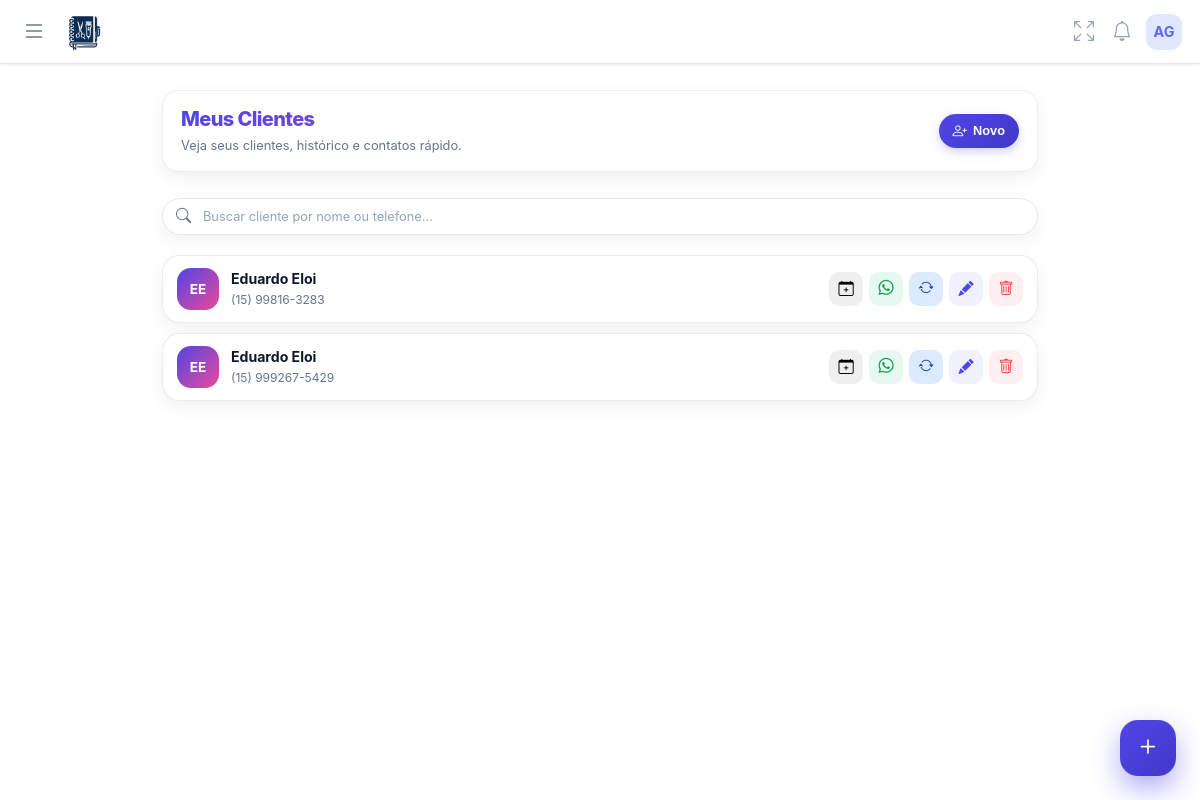
The app's page /pages/clientes/clientes.php (signed in) with its own data.
### tables this page shows
CREATE TABLE usuarios (
        id INTEGER PRIMARY KEY AUTOINCREMENT,
        nome TEXT, email TEXT, telefone TEXT, foto TEXT, biografia TEXT,
        cep TEXT, endereco TEXT, numero TEXT, bairro TEXT, cidade TEXT, estado TEXT,
        criado_em DATETIME DEFAULT CURRENT_TIMESTAMP
    , senha TEXT, estabelecimento TEXT, cor_tema TEXT DEFAULT '#4f46e5', ultimo_login DATETIME, ativo INTEGER DEFAULT 1, data_expiracao DATE, is_vitalicio INTEGER DEFAULT 0, quem_indicou TEXT, valor_mensalidade REAL DEFAULT 19.90, indicado_por TEXT, valor_mensal REAL DEFAULT 19.90, token_recuperacao TEXT, token_validade DATETIME, tipo_estabelecimento TEXT DEFAULT 'Salão de Beleza', instagram TEXT, cpf TEXT, lembrete_email_ativo INTEGER DEFAULT 0, lembrete_email_tempo INTEGER DEFAULT 4, lembrete_email_unidade TEXT DEFAULT 'horas', lembrete_email_cliente INTEGER DEFAULT 1, lembrete_email_confirmar INTEGER DEFAULT 0, lembrete_email_outro TEXT, lembrete_email_copia INTEGER DEFAULT 0, agendamento_min_antecedencia INTEGER DEFAULT 4, agendamento_min_unidade TEXT DEFAULT 'horas', receber_email_diario INTEGER DEFAULT 0, is_teste INTEGER DEFAULT 0);

CREATE TABLE clientes (
        id INTEGER PRIMARY KEY AUTOINCREMENT,
        user_id INTEGER NOT NULL,
        nome TEXT NOT NULL,
        telefone TEXT,
        email TEXT,
        data_nascimento DATE,
        observacoes TEXT, 
        criado_em DATETIME DEFAULT CURRENT_TIMESTAMP
    , cpf TEXT);

### pages/clientes/clientes.php (the view, shortened to what this page needs)
<?php
$userId = $_SESSION['user_id'];
$stmt = $pdo->prepare("SELECT * FROM clientes WHERE user_id = ? ORDER BY nome ASC");
$stmt->execute([$userId]);
$clientes = $stmt->fetchAll();
$sqlApps = "
    SELECT
        a.id, a.cliente_id, a.servico, a.data_agendamento, a.horario, a.valor, a.status,
        s.preco as preco_tabela
    FROM agendamentos a
    LEFT JOIN servicos s
           ON a.servico = s.nome
          AND a.user_id = s.user_id
    WHERE a.user_id = ?
    ORDER BY a.data_agendamento DESC, a.horario DESC
";
$stmtApps = $pdo->prepare($sqlApps);
$stmtApps->execute([$userId]);
$todosAgendamentos = $stmtApps->fetchAll();
$historicoPorCliente = [];
foreach ($todosAgendamentos as $ag) {
    if (!empty($ag['cliente_id'])) {
        $historicoPorCliente[$ag['cliente_id']][] = $ag;
    }
}
function getInitials($name) {
    $words = explode(" ", $name);
    $acronym = "";
    foreach ($words as $w) {
        $acronym .= mb_substr($w, 0, 1);
    }
    return mb_substr(strtoupper($acronym), 0, 2);
}
include '../../includes/header.php';
include '../../includes/menu.php';
?>
<main class="main-content">
    <div class="page-header">
        <div class="page-title-wrap">
            <h1 class="page-title">Meus Clientes</h1>
            <p class="page-subtitle">Veja seus clientes, histórico e contatos rápido.</p>
        </div>
        <div class="page-actions">
            <button class="btn-chip" onclick="abrirModalCreate()">
                <i class="bi bi-person-plus"></i>
                Novo
            </button>
        </div>
    </div>
    <div class="search-wrapper">
        <div class="search-box">
            <i class="bi bi-search search-icon"></i>
            <input type="text" id="searchInput" class="search-input" placeholder="Buscar cliente por nome ou telefone..." onkeyup="filtrarClientes()">
        </div>
    </div>
    <div class="client-list" id="clientList">
        <?php if(count($clientes) > 0): ?>
            <?php foreach ($clientes as $c):
                $meuHistorico  = $historicoPorCliente[$c['id']] ?? [];
                $jsonHistorico = htmlspecialchars(json_encode($meuHistorico), ENT_QUOTES, 'UTF-8');
                $jsonCliente   = htmlspecialchars(json_encode($c), ENT_QUOTES, 'UTF-8');
            ?>
                <div class="client-card"
                     data-nome="<?php echo strtolower($c['nome']); ?>"
                     data-tel="<?php echo str_replace(['(',')','-',' '], '', $c['telefone'] ?? ''); ?>"
                     onclick="abrirModalView(<?php echo $jsonCliente; ?>, <?php echo $jsonHistorico; ?>)">
                    <div class="avatar">
                        <?php echo getInitials($c['nome']); ?>
                    </div>
                    <div class="info">
                        <div class="name"><?php echo htmlspecialchars($c['nome']); ?></div>
                        <div class="meta">
                            <?php if(!empty($c['telefone'])): ?>
                                <span><?php echo htmlspecialchars($c['telefone']); ?></span>
                            <?php else: ?>
                                <span style="opacity:0.5;">Sem telefone</span>
                            <?php endif; ?>
                        </div>
                    </div>
                    <div class="actions">
                           <button class="btn-icon btn-agendar" title="Agendar serviço" onclick="event.stopPropagation(); abrirModalAgendar(<?php echo $jsonCliente; ?>)">
                               <i class="bi bi-calendar-plus"></i>
                           </button>
                        <?php if(!empty($c['telefone'])):
                            $num = preg_replace('/[^0-9]/', '', $c['telefone']);
                        ?>
                            <a href="https://wa.me/55<?php echo $num; ?>" target="_blank" class="btn-icon btn-whats" onclick="event.stopPropagation()">
                                <i class="bi bi-whatsapp"></i>
                            </a>
                        <?php endif; ?>
                        <?php
                        $recorrenciasUrl = $isProd ? '/recorrencias' : 'recorrencias.php';
                        ?>
                        <a href="<?php echo $recorrenciasUrl; ?>?cliente_id=<?php echo $c['id']; ?>" class="btn-icon" style="background:#dbeafe; color:#1e40af;" onclick="event.stopPropagation()" title="Agendamentos Recorrentes">
                            <i class="bi bi-arrow-repeat"></i>
                        </a>
                        <button class="btn-icon btn-edit" onclick="event.stopPropagation(); abrirModalEdit(<?php echo $jsonCliente; ?>)">
                            <i class="bi bi-pencil-fill"></i>
                        </button>
                        <button class="btn-icon btn-del" onclick="event.stopPropagation(); abrirModalDelete(<?php echo $c['id']; ?>, '<?php echo $c['nome']; ?>')">
                            <i class="bi bi-trash"></i>
                        </button>
                    </div>
                </div>
            <?php endforeach; ?>
        <?php endif; ?>
    </div>
</main>
<button class="fab-add" onclick="abrirModalCreate()">
    <i class="bi bi-plus"></i>
</button>

### includes/menu.php (shortened to what this page needs)
<?php
$isProd = isset($_SERVER['HTTP_HOST']) && $_SERVER['HTTP_HOST'] === 'salao.develoi.com';
$iniciais  = 'V';
if (isset($pdo) && isset($_SESSION['user_id'])) {
    $stmtUser = $pdo->prepare("SELECT nome, email FROM usuarios WHERE id = ? LIMIT 1");
    $stmtUser->execute([$_SESSION['user_id']]);
    $dadoUsuario = $stmtUser->fetch(PDO::FETCH_ASSOC);
    if ($dadoUsuario && !empty($dadoUsuario['nome'])) {
        $userName = $dadoUsuario['nome'];
        $partesNome = explode(' ', trim($userName));
        $primeiraLetra = mb_substr($partesNome[0], 0, 1);
        $ultimaLetra   = '';
        if (count($partesNome) > 1) {
            $ultimoNome  = end($partesNome);
            $ultimaLetra = mb_substr($ultimoNome, 0, 1);
        }
        $iniciais = strtoupper($primeiraLetra . $ultimaLetra);
    }
}
?>
<link rel="stylesheet" href="https://cdn.jsdelivr.net/npm/bootstrap-icons@1.11.3/font/bootstrap-icons.min.css">
<nav class="app-navbar">
    <div style="display:flex; align-items:center; gap:12px;">
        <button class="menu-btn" id="openMenuBtn" type="button">
            <i class="bi bi-list"></i>
        </button>
        <?php
        if ($isProd) {
            $logoUrl = 'https://salao.develoi.com/img/logo-azul.png';
            $dashboardUrl = '/dashboard';
        } else {
            $host = $_SERVER['HTTP_HOST'];
            $logoUrl = "http://{$host}/karen_site/controle-salao/img/logo-azul.png";
            $dashboardUrl = '/karen_site/controle-salao/pages/dashboard.php';
        }
        ?>
        <a href="<?php echo $dashboardUrl; ?>" class="brand-logo">
            <img src="<?php echo $logoUrl; ?>"
                 alt="Logo Salão Develoi"
                 style="height:38px; width:auto; display:inline-block; vertical-align:middle;">
        </a>
    </div>
    <div style="display:flex; align-items:center; gap:10px;">
        <button class="icon-btn" id="fullscreenBtn" type="button" aria-label="Tela cheia">
            <i class="bi bi-arrows-fullscreen" id="fullscreenIcon"></i>
        </button>
        <div style="position:relative;">
            <button class="icon-btn" id="notificBtn" type="button" aria-label="Notificações" style="position:relative;">
                <i class="bi bi-bell"></i>
            </button>
        </div>
        <div style="position:relative;">
            <div class="navbar-avatar" id="userAvatarBtn">
                <?php echo $iniciais; ?>
            </div>
        </div>
    </div>
</nav>

### includes/header.php (style rules this page uses)
:root { --primary: #6366f1; --primary-hover: #4f46e5; --bg-body: #f1f5f9; --text-dark: #1e293b; --text-gray: #64748b; --white: #ffffff; --danger: #ef4444; --success: #22c55e; --radius: 16px; --shadow: 0 4px 6px -1px rgba(0, 0, 0, 0.05), 0 2px 4px -1px rgba(0, 0, 0, 0.03); }
body { margin: 0; padding: 0; font-family: 'Inter', sans-serif; background-color: var(--bg-body); color: var(--text-dark); -webkit-font-smoothing: antialiased; }
.main-content { max-width: 1200px; margin: 0 auto; padding: 20px; padding-top: 30px; }

### includes/menu.php (style rules this page uses)
:root { --primary: #6366f1; --primary-dark: #4f46e5; --sidebar-bg: #0f172a; --sidebar-width: 280px; --text-sidebar: #cbd5e1; --bg-body: #f3f4f6; }
body { margin: 0; font-family: 'Plus Jakarta Sans', sans-serif; background-color: var(--bg-body); padding-top: 70px; }
.app-navbar { background: rgba(255, 255, 255, 0.94); backdrop-filter: blur(10px); height: 64px; position: fixed; top: 0; left: 0; width: 100%; display: flex; align-items: center; justify-content: space-between; padding: 0 18px; box-shadow: 0 1px 2px rgba(15, 23, 42, 0.08); z-index: 1000; box-sizing: border-box; border-bottom: 1px solid #e2e8f0; }
.brand-logo { font-weight: 700; font-size: 1.12rem; color: #1e293b; display: flex; align-items: center; gap: 10px; text-decoration: none; letter-spacing: -0.4px; }
.menu-btn { background: none; border: none; font-size: 1.5rem; color: #64748b; cursor: pointer; display: flex; align-items: center; justify-content: center; padding: 4px; }
.icon-btn { background: none; border: none; padding: 4px; cursor: pointer; display: flex; align-items: center; justify-content: center; border-radius: 999px; transition: 0.2s; }
.icon-btn i { font-size: 1.25rem; color: #94a3b8; }
.navbar-avatar { width: 36px; height: 36px; background: #e0e7ff; color: var(--primary); border-radius: 11px; display: flex; align-items: center; justify-content: center; font-weight: 700; font-size: 0.9rem; cursor: pointer; transition: 0.2s; }

### records on screen
usuarios: nome "AG"
clientes: nome "EE", nome "Eduardo Eloi", telefone "(15) 99816-3283"
clientes: nome "EE", nome "Eduardo Eloi", telefone "(15) 999267-5429"
